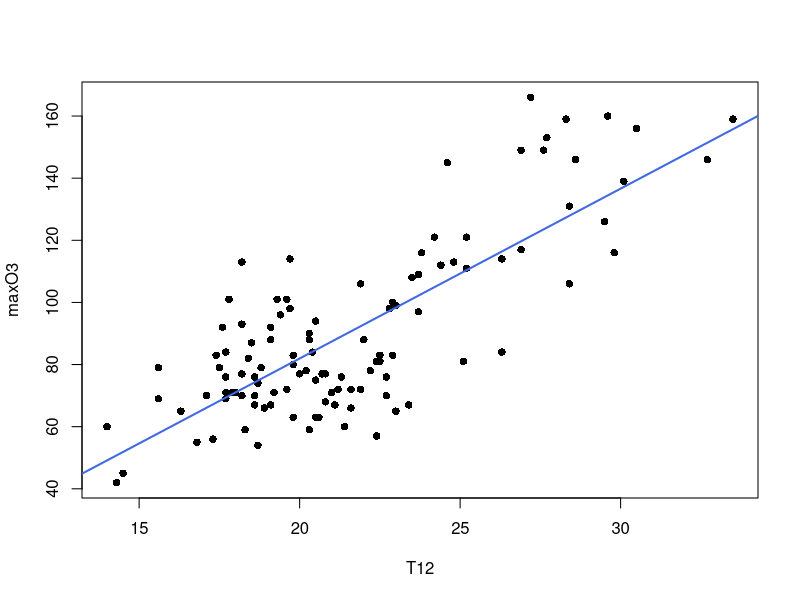
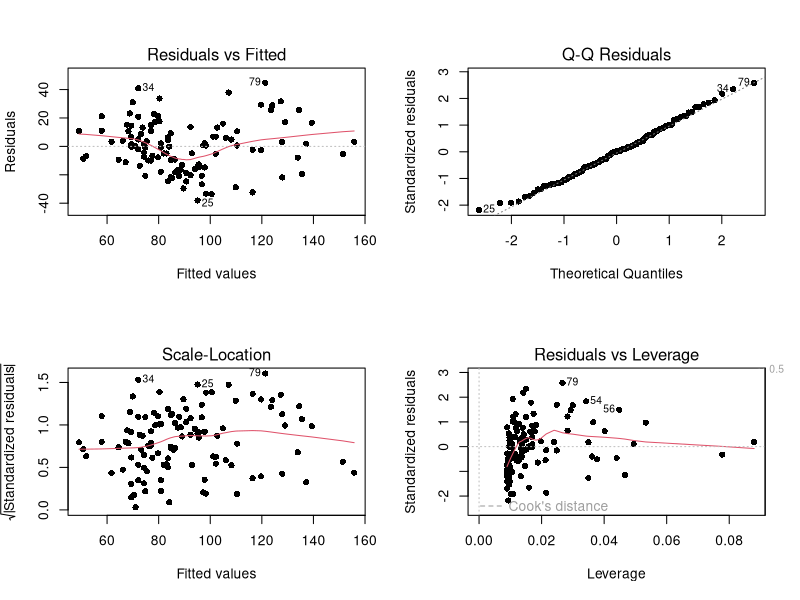
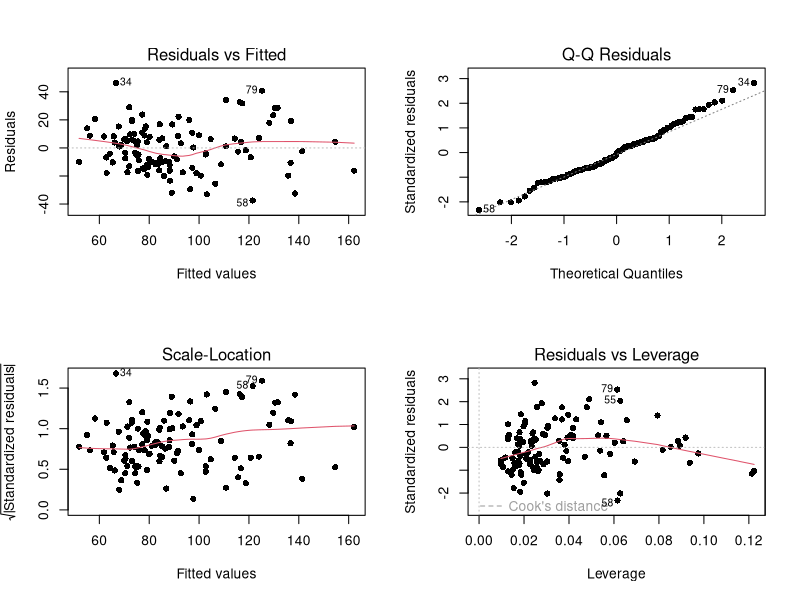
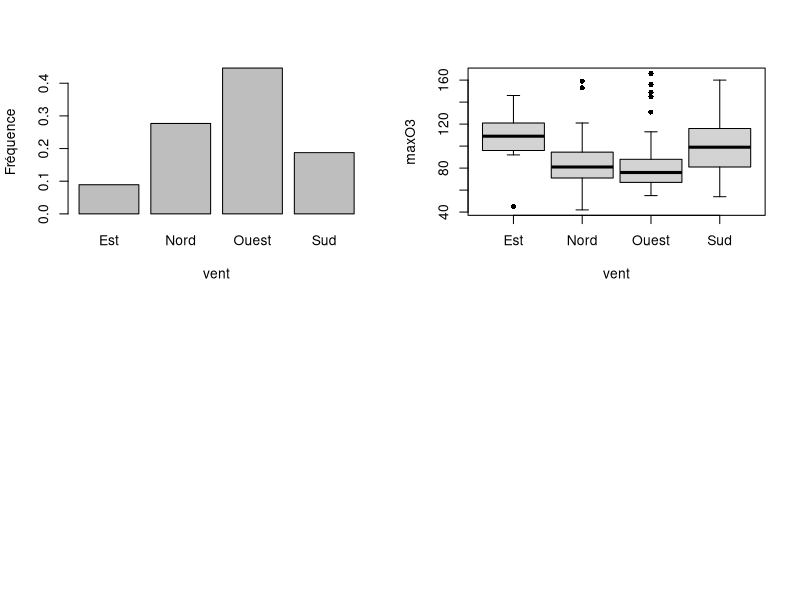
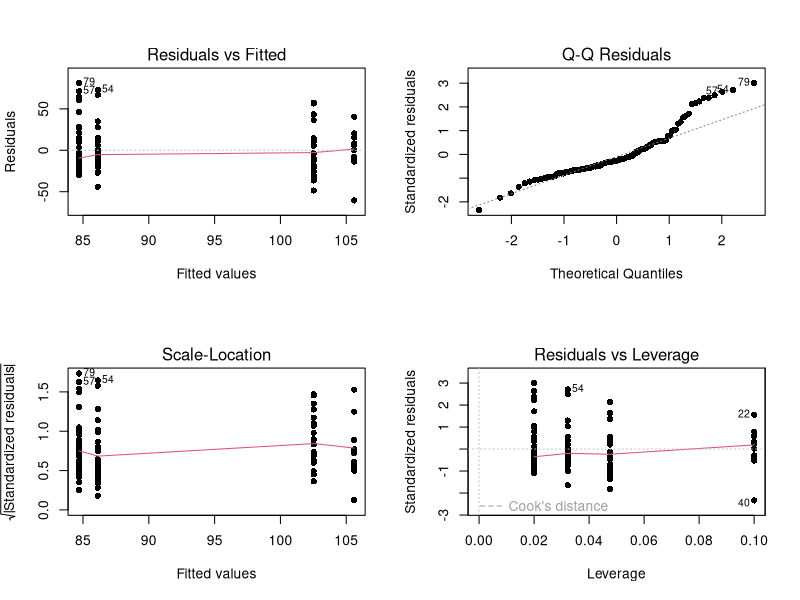
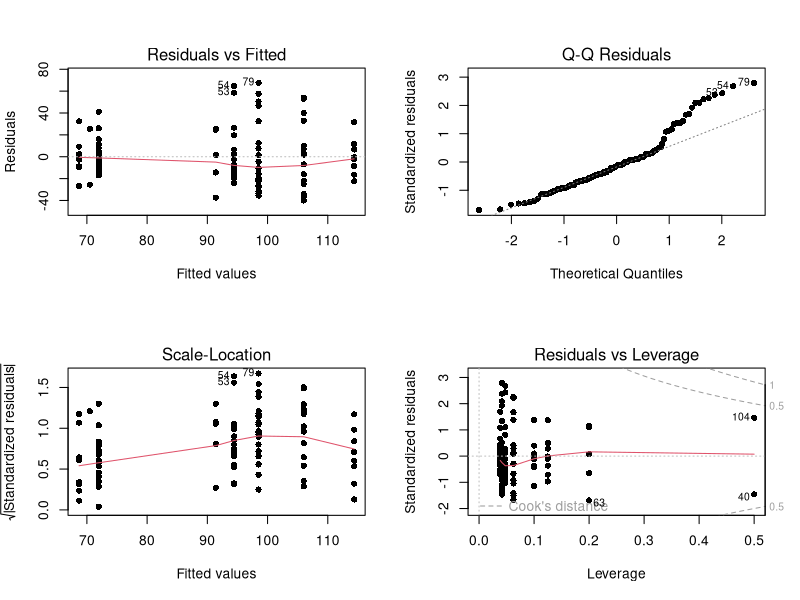

The R source for these figures, in order:
# Espace de travail
setwd("../data")

# Chargement des donnees en specifiant le type des variables
donnees <- read.table("ozone.txt", header = TRUE, dec = ".",
                      colClasses = c(rep("numeric", 11), rep("factor", 2)))
attach(donnees)

# ------------------------------------------------------------
# ---------------- Regression lineaire simple ----------------
# ------------------------------------------------------------

# Variable reponse : maxO3
# Variable explicative T12

# ----------------------------------------
# ---------- Analyse descriptive ---------
# ----------------------------------------

# Moyenne variable explicative
x_bar <- mean(T12)
# Moyenne variable reponse
y_bar <- mean(maxO3)
# Coefficient de correlation empirique
rho_xy <- cor(T12, maxO3)
# Test de nullite du coefficient de correlation empirique
cor.test(T12, maxO3)


# ----------------------------------------
# --------- Ajustement du modele ---------
# ----------------------------------------

reg <- lm(maxO3 ~ T12)
summary(reg)

# Droite d'ajustée
plot(T12, maxO3, pch = 16)
abline(a = coef(reg)[1], b = coef(reg)[2], col = "royalblue", lwd = 2)


# ----------------------------------------
# ------ Validation des hypotheses -------
# ----------------------------------------

par(mfrow = c(2, 2))
plot(reg, pch = 16)

# ----------------------------------------
# ------- Intervalles de confiance -------
# ----------------------------------------

confint(reg)

# ----------------------------------------
# -------- Bilan de la regression --------
# ----------------------------------------

summary(reg)


# ----------------------------------------
# -------------- Predictions -------------
# ----------------------------------------

x_new <- data.frame(T12 = c(5, 35))

# --- Pour le modele maxO3 ~ T12
predict(reg, newdata = x_new, interval = "confidence", level = .95)
predict(reg, newdata = x_new, interval = "prediction", level = .95)


# ------------------------------------------------------------
# --------------- Regression lineaire multiple ---------------
# ------------------------------------------------------------

# Variable reponse : maxO3
# Variables explicatives : T12, Vx12, Ne12

# ----------------------------------------
# --------- Ajustement du modele ---------
# ----------------------------------------

reg_mult <- lm(maxO3 ~ T12 + Vx12 + Ne12)


# ----------------------------------------
# ------ Validation des hypotheses -------
# ----------------------------------------

plot(reg_mult, pch = 16)


# ----------------------------------------
# -------- Bilan de la regression --------
# ----------------------------------------

summary(reg_mult)


# ----------------------------------------
# --- Test de Fisher : modeles emboites --
# ----------------------------------------

anova(reg, reg_mult)


# ----------------------------------------
# -------- Probleme de colinearite -------
# ----------------------------------------

cor(donnees[, c("T12", "Ne12", "Vx12", "T9", "Ne9", "Vx9")])

# Matrice de design
X <- as.matrix(cbind(rep(1, nrow(donnees)), 
                     donnees[, c("T12", "Ne12", "Vx12", "T9", "Ne9", "Vx9")]))
# --- Spectre de t(X)X
eigen(t(X) %*% X)$values


# --- Detection des problemes de colinearite
# ------ Definition du modele complet
reg_comp <- lm(maxO3 ~ T12 + Ne12 + Vx12 + T9 + Ne9 + Vx9)
# ------ Calcul du VIF
library(car) # ou library(faraway) 
vif(reg_comp)

# --- Suppression de T12
reg_comp <- lm(maxO3 ~ Ne12 + Vx12 + T9 + Ne9 + Vx9)
# ------ Calcul du VIF
vif(reg_comp)
# ------ Bilan de la regression
summary(reg_comp)
# ------ Comparaion des capacites predictives
summary(reg)$adj.r.squared
summary(reg_mult)$adj.r.squared
summary(reg_comp)$adj.r.squared

# ------------------------------------------------------------
# ---------------------- ANOVA 1 Facteur ---------------------
# ------------------------------------------------------------

# Variable reponse : maxO3
# Variable explicative : vent


# ----------------------------------------
# ---------- Analyse descriptive ---------
# ----------------------------------------

# Niveaux/modalités d'une variable qualitative
levels(vent)

# Effectifs par niveau
table(vent)

# Representations graphiques (version basique)
# --- Diagramme en baton (frequences)
barplot(table(vent)/nrow(donnees),
        # Graphical parameters
        xlab = "vent", ylab = "Fréquence")


# Moyennes par niveau
aggregate(list(maxO3 = maxO3), list(vent = vent), mean)

# Boxplot par categorie (version basique)
# --- Ex. entre maxO3 et vent
boxplot(maxO3 ~ vent,
        pch = 16, lty = 1, outwex = 0,
        pars = list(boxwex = 0.9, staplewex = 0.2),
        xlab = "vent", ylab = "maxO3")


# ----------------------------------------
# --------- Ajustement du modele ---------
# ----------------------------------------

reg_anova_1f <- lm(maxO3 ~ vent)


# ----------------------------------------
# ------ Validation des hypotheses -------
# ----------------------------------------

# Graphiques (version basique)
# --- Creation d'une fenetre graphique pour 4 graphes (2 lignes, 2 colonnes)
par(mfrow = c(2, 2))
plot(reg_anova_1f, pch = 16)
# --- Retour vers une fenetre graphique standard (1 ligne, 1 colonne)
par(mfrow = c(1, 1))


# ----------------------------------------
# -------- Bilan de la regression --------
# ----------------------------------------

summary(reg_anova_1f)


# ----------------------------------------
# Test de Student : comparaison 2 à 2 des moyennes 
# ----------------------------------------

# Test multiple sans ajustement
pairwise.t.test(maxO3, vent, p.adjust.method = "none")

# Test multiple avec correction de Bonferroni
pairwise.t.test(maxO3, vent, p.adjust.method = "bonferroni")

# Test multiple avec correction de Benjamini \& Hochberg
pairwise.t.test(maxO3, vent, p.adjust.method = "BH")


# ----------------------------------------
# ---------- Capacite predictive ---------
# ----------------------------------------

summary(reg_anova_1f)$adj.r.squared


# ------------------------------------------------------------
# --------------------- ANOVA 2 Facteurs ---------------------
# ------------------------------------------------------------

# Variable reponse = maxO3
# Variables explicatives = vent et temps


# ----------------------------------------
# ---------- Analyse descriptive ---------
# ----------------------------------------

# Niveaux/modalités d'une variable qualitative
levels(vent)
levels(temps)

# Effectifs par niveau
table(vent)
table(temps)

# Moyennes par niveau
df_means <- aggregate(list(maxO3 = maxO3), list(vent = vent, temps = temps), mean)


# ----------------------------------------
# --------- Ajustement du modele ---------
# ----------------------------------------

reg_anova_2f <- lm(maxO3 ~ vent * temps)


# ----------------------------------------
# ------ Validation des hypotheses -------
# ----------------------------------------

# Graphiques (version basique)
# --- Creation d'une fenetre graphique pour 4 graphes (2 lignes, 2 colonnes)
par(mfrow = c(2, 2))
plot(reg_anova_2f, pch = 16)
# --- Retour vers une fenetre graphique standard (1 ligne, 1 colonne)
par(mfrow = c(1, 1))


# ----------------------------------------
# -------- Bilan de la regression --------
# ----------------------------------------

summary(reg_anova_2f)


# ----------------------------------------
# Test de Fisher : modeles emboites
# ----------------------------------------

# Modele additif v.s. modele avec interaction
# ----------------------------------------
# --- Ajustement du modele additif 
reg_add <- lm(maxO3 ~ vent + temps)
# --- Test de comparaison des modeles
anova(reg_add, reg_anova_2f)


# Test de l'effet d'un facteur
# ----------------------------------------
# --- Modele ANOVA 1 Facteur avec le vent
reg_vent <- lm(maxO3 ~ vent, data = donnees)
# --- Test de l'effet du facteur temps
anova(reg_vent, reg_anova_2f)

# --- Modele ANOVA 1 Facteur avec le temps
reg_temps <- lm(maxO3 ~ temps, data = donnees)
# --- Test de l'effet du facteur vent
anova(reg_temps, reg_anova_2f)


# Test de type I
# ----------------------------------------
anova(reg_anova_2f)


# Test de type II
# ----------------------------------------
library(car)
Anova(reg_anova_2f)

# ----------------------------------------
# ---------- Capacite predictive ---------
# ----------------------------------------

summary(reg_anova_2f)$adj.r.squared
